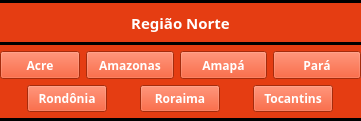
     <widget class="QWidget" name="widget3_norte" native="true">
      <property name="geometry">
       <rect>
        <x>1</x>
        <y>300</y>
        <width>361</width>
        <height>121</height>
       </rect>
      </property>
      <property name="styleSheet">
       <string notr="true">background-color: rgb(229, 61, 18);</string>
      </property>
      <widget class="QWidget" name="fundoco_4" native="true">
       <property name="geometry">
        <rect>
         <x>0</x>
         <y>0</y>
         <width>361</width>
         <height>121</height>
        </rect>
       </property>
       <property name="styleSheet">
        <string notr="true">background-color: rgb(229, 61, 18);</string>
       </property>
      </widget>
      <widget class="QWidget" name="verticalLayoutWidget_5">
       <property name="geometry">
        <rect>
         <x>0</x>
         <y>0</y>
         <width>361</width>
         <height>121</height>
        </rect>
       </property>
       <layout class="QVBoxLayout" name="regiaonorte">
        <property name="sizeConstraint">
         <enum>QLayout::SetDefaultConstraint</enum>
        </property>
        <item>
         <widget class="Line" name="line_23">
          <property name="styleSheet">
           <string notr="true">background-color: rgb(0, 0, 0);</string>
          </property>
          <property name="orientation">
           <enum>Qt::Horizontal</enum>
          </property>
         </widget>
        </item>
        <item>
         <widget class="QLabel" name="label_4">
          <property name="font">
           <font>
            <family>Comfortaa</family>
            <pointsize>11</pointsize>
            <weight>75</weight>
            <bold>true</bold>
           </font>
          </property>
          <property name="styleSheet">
           <string notr="true">
color: rgb(255, 255, 255);</string>
          </property>
          <property name="text">
           <string>Região Norte</string>
          </property>
          <property name="alignment">
           <set>Qt::AlignCenter</set>
          </property>
         </widget>
        </item>
        <item>
         <widget class="Line" name="line_24">
          <property name="styleSheet">
           <string notr="true">background-color: rgb(0, 0, 0);</string>
          </property>
          <property name="orientation">
           <enum>Qt::Horizontal</enum>
          </property>
         </widget>
        </item>
        <item>
         <layout class="QHBoxLayout" name="horizontalLayout_8">
          <item>
           <widget class="QPushButton" name="btn_acre">
            <property name="sizePolicy">
             <sizepolicy hsizetype="Fixed" vsizetype="Minimum">
              <horstretch>0</horstretch>
              <verstretch>0</verstretch>
             </sizepolicy>
            </property>
            <property name="font">
             <font>
              <family>Comfortaa</family>
              <weight>75</weight>
              <bold>true</bold>
             </font>
            </property>
            <property name="styleSheet">
             <string notr="true">color: rgb(255, 255, 255);</string>
            </property>
            <property name="text">
             <string>Acre</string>
            </property>
           </widget>
          </item>
          <item>
           <widget class="QPushButton" name="btn_amazonas">
            <property name="sizePolicy">
             <sizepolicy hsizetype="Minimum" vsizetype="Minimum">
              <horstretch>0</horstretch>
              <verstretch>0</verstretch>
             </sizepolicy>
            </property>
            <property name="font">
             <font>
              <family>Comfortaa</family>
              <weight>75</weight>
              <bold>true</bold>
             </font>
            </property>
            <property name="styleSheet">
             <string notr="true">color: rgb(255, 255, 255);</string>
            </property>
            <property name="text">
             <string>Amazonas</string>
            </property>
           </widget>
          </item>
          <item>
           <widget class="QPushButton" name="btn_amapa">
            <property name="sizePolicy">
             <sizepolicy hsizetype="Minimum" vsizetype="Minimum">
              <horstretch>0</horstretch>
              <verstretch>0</verstretch>
             </sizepolicy>
            </property>
            <property name="font">
             <font>
              <family>Comfortaa</family>
              <weight>75</weight>
              <bold>true</bold>
             </font>
            </property>
            <property name="styleSheet">
             <string notr="true">color: rgb(255, 255, 255);</string>
            </property>
            <property name="text">
             <string>Amapá</string>
            </property>
           </widget>
          </item>
          <item>
           <widget class="QPushButton" name="btn_para">
            <property name="sizePolicy">
             <sizepolicy hsizetype="Minimum" vsizetype="Minimum">
              <horstretch>0</horstretch>
              <verstretch>0</verstretch>
             </sizepolicy>
            </property>
            <property name="font">
             <font>
              <family>Comfortaa</family>
              <weight>75</weight>
              <bold>true</bold>
             </font>
            </property>
            <property name="styleSheet">
             <string notr="true">color: rgb(255, 255, 255);</string>
            </property>
            <property name="text">
             <string>Pará</string>
            </property>
           </widget>
          </item>
         </layout>
        </item>
        <item>
         <layout class="QHBoxLayout" name="horizontalLayout_11">
          <item>
           <widget class="QPushButton" name="btn_rondonia">
            <property name="sizePolicy">
             <sizepolicy hsizetype="Fixed" vsizetype="Minimum">
              <horstretch>0</horstretch>
              <verstretch>0</verstretch>
             </sizepolicy>
            </property>
            <property name="font">
             <font>
              <family>Comfortaa</family>
              <weight>75</weight>
              <bold>true</bold>
             </font>
            </property>
            <property name="styleSheet">
             <string notr="true">color: rgb(255, 255, 255);</string>
            </property>
            <property name="text">
             <string>Rondônia</string>
            </property>
           </widget>
          </item>
          <item>
           <widget class="QPushButton" name="btn_roraima">
            <property name="sizePolicy">
             <sizepolicy hsizetype="Fixed" vsizetype="Minimum">
              <horstretch>0</horstretch>
              <verstretch>0</verstretch>
             </sizepolicy>
            </property>
            <property name="font">
             <font>
              <family>Comfortaa</family>
              <weight>75</weight>
              <bold>true</bold>
             </font>
            </property>
            <property name="styleSheet">
             <string notr="true">color: rgb(255, 255, 255);</string>
            </property>
            <property name="text">
             <string>Roraima</string>
            </property>
           </widget>
          </item>
          <item>
           <widget class="QPushButton" name="btn_tocantins">
            <property name="sizePolicy">
             <sizepolicy hsizetype="Fixed" vsizetype="Minimum">
              <horstretch>0</horstretch>
              <verstretch>0</verstretch>
             </sizepolicy>
            </property>
            <property name="font">
             <font>
              <family>Comfortaa</family>
              <weight>75</weight>
              <bold>true</bold>
             </font>
            </property>
            <property name="styleSheet">
             <string notr="true">color: rgb(255, 255, 255);</string>
            </property>
            <property name="text">
             <string>Tocantins</string>
            </property>
           </widget>
          </item>
         </layout>
        </item>
        <item>
         <widget class="Line" name="line_25">
          <property name="styleSheet">
           <string notr="true">background-color: rgb(0, 0, 0);</string>
          </property>
          <property name="orientation">
           <enum>Qt::Horizontal</enum>
          </property>
         </widget>
        </item>
       </layout>
      </widget>
     </widget>
